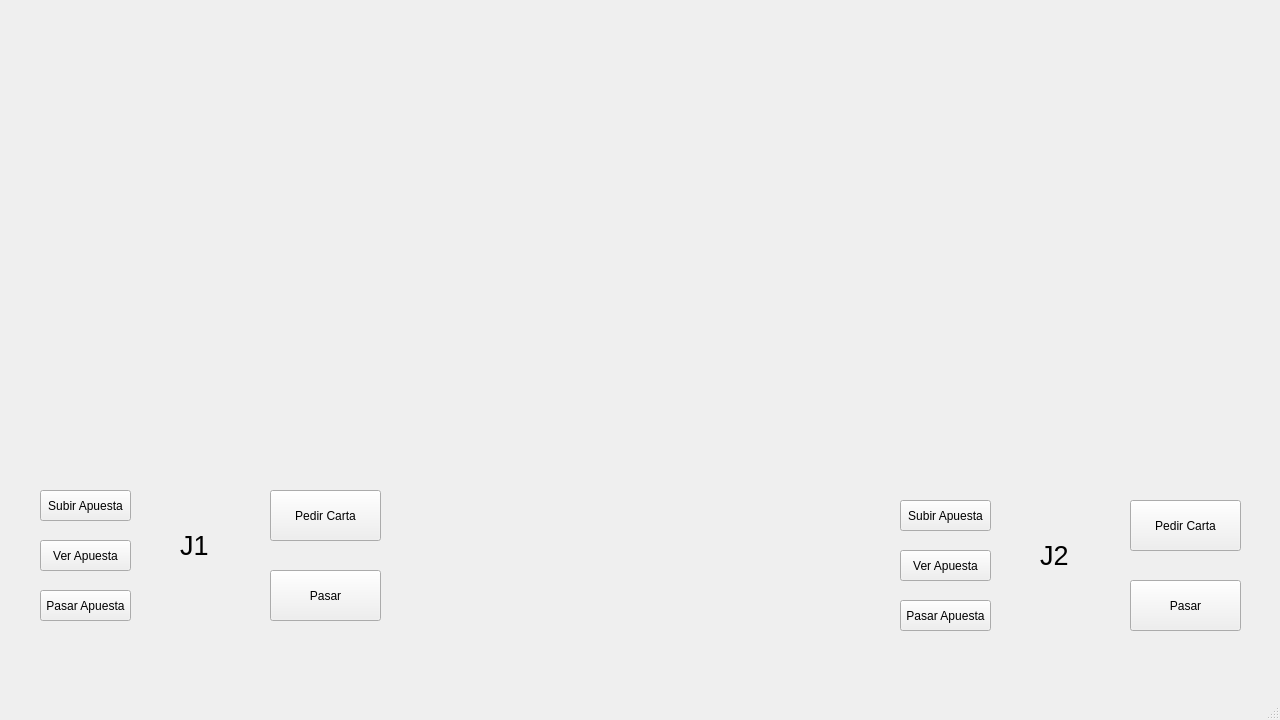
<?xml version="1.0" encoding="UTF-8"?>
<ui version="4.0">
 <class>MainWindow</class>
 <widget class="QMainWindow" name="MainWindow">
  <property name="geometry">
   <rect>
    <x>0</x>
    <y>0</y>
    <width>1280</width>
    <height>720</height>
   </rect>
  </property>
  <property name="windowTitle">
   <string>MainWindow</string>
  </property>
  <widget class="QWidget" name="centralwidget">
   <widget class="QPushButton" name="pasar_apuesta">
    <property name="geometry">
     <rect>
      <x>40</x>
      <y>590</y>
      <width>91</width>
      <height>31</height>
     </rect>
    </property>
    <property name="text">
     <string>Pasar Apuesta</string>
    </property>
   </widget>
   <widget class="QPushButton" name="pasar_carta">
    <property name="geometry">
     <rect>
      <x>270</x>
      <y>570</y>
      <width>111</width>
      <height>51</height>
     </rect>
    </property>
    <property name="text">
     <string>Pasar</string>
    </property>
   </widget>
   <widget class="QPushButton" name="pedir_carta">
    <property name="geometry">
     <rect>
      <x>270</x>
      <y>490</y>
      <width>111</width>
      <height>51</height>
     </rect>
    </property>
    <property name="text">
     <string>Pedir Carta</string>
    </property>
   </widget>
   <widget class="QPushButton" name="subir_apuesta">
    <property name="geometry">
     <rect>
      <x>40</x>
      <y>490</y>
      <width>91</width>
      <height>31</height>
     </rect>
    </property>
    <property name="text">
     <string>Subir Apuesta</string>
    </property>
   </widget>
   <widget class="QPushButton" name="ver_apuesta">
    <property name="geometry">
     <rect>
      <x>40</x>
      <y>540</y>
      <width>91</width>
      <height>31</height>
     </rect>
    </property>
    <property name="text">
     <string>Ver Apuesta</string>
    </property>
   </widget>
   <widget class="QPushButton" name="pasar_carta_2">
    <property name="geometry">
     <rect>
      <x>1130</x>
      <y>580</y>
      <width>111</width>
      <height>51</height>
     </rect>
    </property>
    <property name="text">
     <string>Pasar</string>
    </property>
   </widget>
   <widget class="QPushButton" name="subir_apuesta_2">
    <property name="geometry">
     <rect>
      <x>900</x>
      <y>500</y>
      <width>91</width>
      <height>31</height>
     </rect>
    </property>
    <property name="text">
     <string>Subir Apuesta</string>
    </property>
   </widget>
   <widget class="QPushButton" name="pasar_apuesta_2">
    <property name="geometry">
     <rect>
      <x>900</x>
      <y>600</y>
      <width>91</width>
      <height>31</height>
     </rect>
    </property>
    <property name="text">
     <string>Pasar Apuesta</string>
    </property>
   </widget>
   <widget class="QPushButton" name="ver_apuesta_2">
    <property name="geometry">
     <rect>
      <x>900</x>
      <y>550</y>
      <width>91</width>
      <height>31</height>
     </rect>
    </property>
    <property name="text">
     <string>Ver Apuesta</string>
    </property>
   </widget>
   <widget class="QPushButton" name="pedir_carta_2">
    <property name="geometry">
     <rect>
      <x>1130</x>
      <y>500</y>
      <width>111</width>
      <height>51</height>
     </rect>
    </property>
    <property name="text">
     <string>Pedir Carta</string>
    </property>
   </widget>
   <widget class="QLabel" name="label">
    <property name="geometry">
     <rect>
      <x>180</x>
      <y>520</y>
      <width>61</width>
      <height>51</height>
     </rect>
    </property>
    <property name="font">
     <font>
      <pointsize>20</pointsize>
     </font>
    </property>
    <property name="text">
     <string>J1</string>
    </property>
   </widget>
   <widget class="QLabel" name="label_2">
    <property name="geometry">
     <rect>
      <x>1040</x>
      <y>530</y>
      <width>61</width>
      <height>51</height>
     </rect>
    </property>
    <property name="font">
     <font>
      <pointsize>20</pointsize>
     </font>
    </property>
    <property name="text">
     <string>J2</string>
    </property>
   </widget>
  </widget>
  <widget class="QMenuBar" name="menubar">
   <property name="geometry">
    <rect>
     <x>0</x>
     <y>0</y>
     <width>1280</width>
     <height>25</height>
    </rect>
   </property>
  </widget>
  <widget class="QStatusBar" name="statusbar"/>
 </widget>
 <resources/>
 <connections/>
</ui>
